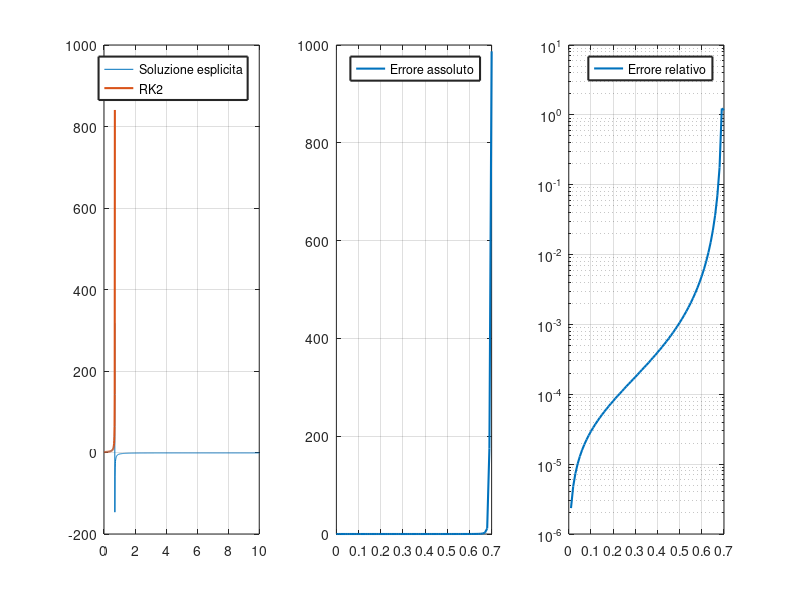

Here is the MATLAB script that generated this plot: (Note: this script raises an error after producing the figure.)
% LAB GEONUMERICA 
% metodi di runge kutta
% esercitazione numero due 
clear;
clc

% COSE DA FARE: 
% provare a fare una tendina per i vari metodi 
% fare i confronti con AB3 o AB4, in termini di errore ad esempio 

% equazione 1: u_t = u + u^2

h = 0.01; %intervallo di tempo prova anche 0.1, 0.001, 0.0001
t_i = 0; %tempo iniziale
t_f = 10; %Tempo finale
u_i = 1; %condizione iniziale
t = [t_i:h:t_f]; %vettore di tempi
u(1) = u_i; % inizializzazione condizione iniziale

% soluzione esatta
if u_i ~= 0
    uex = (1)./((1+(1/u_i))*exp(-(t-t_i))-1);
else
    uex = 0;
end 

%RK 2 ORDINE  

tic
% scelta del metodo 
meth = 0; % può essere 0 oppure 1
if meth == 0  % metodo di heun
    c = [0,1];
    a = [0,0; 1,0];
    b = [0.5,0.5];
else   % metodo del punto medio 
    c = [0,0.5];
    a = [0,0; 1,0];
    b = [0.5,0.5];
end 
toc

s = length(c); % ciclo interno al ciclo n 
tau = zeros(s,1); % valori tempi intermedi
utilde = zeros(s,1); % valori provvisori intermedi
ftilde = zeros(s,1); % valori provvisori della funzione
u2(1)=u_i;
i1 = 0; 

for i = 2:length(t)
    for j = 1:s
        tau(j) = t(i-1)+h*c(j);
        utilde(j) = u2(i-1)+h*a(j,:)*ftilde; 
        ftilde(j) = utilde(j) + utilde(j)^2; 
    end
    u2(i) = u2(i-1) + h*b*ftilde;
    if u2(i) > 200
        i1 = i;
        break
    end 
end 

figure(1)
subplot(1,3,1)
plot(t,uex,t(1:i1),u2,'LineWidth',1.5)
grid on;
legend('Soluzione esplicita', 'RK2','LineWidth',1.5)
subplot(1,3,2)
plot(t(1:i1),abs(uex(1:i1)-u2(1:i1)),'LineWidth',1.5)
grid on;
legend('Errore assoluto','LineWidth',1.5)
subplot(1,3,3)
semilogy(t(1:i1),abs(uex(1:i1)-u2(1:i1))./u2(1:i1),'LineWidth',1.5)
grid on;
legend('Errore relativo','LineWidth',1.5)
sgtitle('Runge Kutta 2° ordine')
toc 

% RK 3 ORDINE 

tic
% scelta del metodo 
method = 0; % può essere 0 oppure 1
if method == 0  % metodo di heun (3)
    c = [0,1/3,2/3];
    a = [0,0,0;1/3,0,0;0,2/3,0];
    b = [1/4,0,3/4];
elseif method == 1  % metodo RK 3
    c = [0,0.5,1];
    a = [0,0,0;0.5,0,0;0,1,0];
    b = [1/3,1/3,1/3];
elseif method == 2  % ODE 23 
    c = [0,0.5,3/4];
    a = [0,0,0;0.5,0,0;0,3/4,0];
    b = [2/9,1/3,4/9];
end 
toc

s = length(c); % ciclo interno al ciclo n 
tau = zeros(s,1); % valori tempi intermedi
utilde = zeros(s,1); % valori provvisori intermedi
ftilde = zeros(s,1); % valori provvisori della funzione
u3(1)=u_i;
i2 = 0;

for i = 2:length(t)
    for j = 1:s
        tau(j) = t(i-1)+h*c(j);
        utilde(j) = u3(i-1)+h*a(j,:)*ftilde; 
        ftilde(j) = utilde(j) + utilde(j)^2;
    end
    u3(i) = u3(i-1) + h*b*ftilde;
    if u3(i) > 200
        i2 = i;
        break
    end 
end 

figure(2)
subplot(1,3,1)
plot(t,uex,t(1:i2),u3,'LineWidth',1.5)
grid on;
legend('Soluzione esplicita', 'RK3','LineWidth',1.5)
subplot(1,3,2)
plot(t(1:i2),abs(uex(1:i2)-u3(1:i2)),'LineWidth',1.5)
grid on;
legend('Errore assoluto','LineWidth',1.5)
subplot(1,3,3)
semilogy(t(1:i2),abs(uex(1:i2)-u3(1:i2))./u3(1:i2),'LineWidth',1.5)
grid on;
legend('Errore relativo','LineWidth',1.5)
sgtitle('Runge Kutta 3° ordine')
toc


% RK 4 ORDINE 
tic 

c = [0,0.5,0.5,1];
a = [0,0,0,0;0.5,0,0,0;0,0.5,0,0;0,0,1,0];
b = [1/6,1/3,1/3,1/6];
toc

s = length(c); % ciclo interno al ciclo n 
tau = zeros(s,1); % valori tempi intermedi
utilde = zeros(s,1); % valori provvisori intermedi
ftilde = zeros(s,1); % valori provvisori della funzione
u4(1)=u_i;
i3 = 0;

for i = 2:length(t)
    for j = 1:s
        tau(j) = t(i-1)+h*c(j);
        utilde(j) = u4(i-1)+h*a(j,:)*ftilde; 
        ftilde(j) = utilde(j) + utilde(j)^2;
    end
    u4(i) = u4(i-1) + h*b*ftilde;
    if u4(i) > 200
        i3 = i;
        break
    end 
end 


figure(3)
subplot(1,3,1)
plot(t,uex,t(1:i3),u3,'LineWidth',1.5)
grid on;
legend('Soluzione esplicita', 'RK4','LineWidth',1.5)
subplot(1,3,2)
plot(t(1:i3),abs(uex(1:i3)-u3(1:i3)),'LineWidth',1.5)
grid on;
legend('Errore assoluto','LineWidth',1.5)
subplot(1,3,3)
semilogy(t(1:i3),abs(uex(1:i3)-u3(1:i3))./u3(1:i3),'LineWidth',1.5)
grid on;
legend('Errore relativo','LineWidth',1.5)
sgtitle('Runge Kutta 4° ordine')
toc 



























